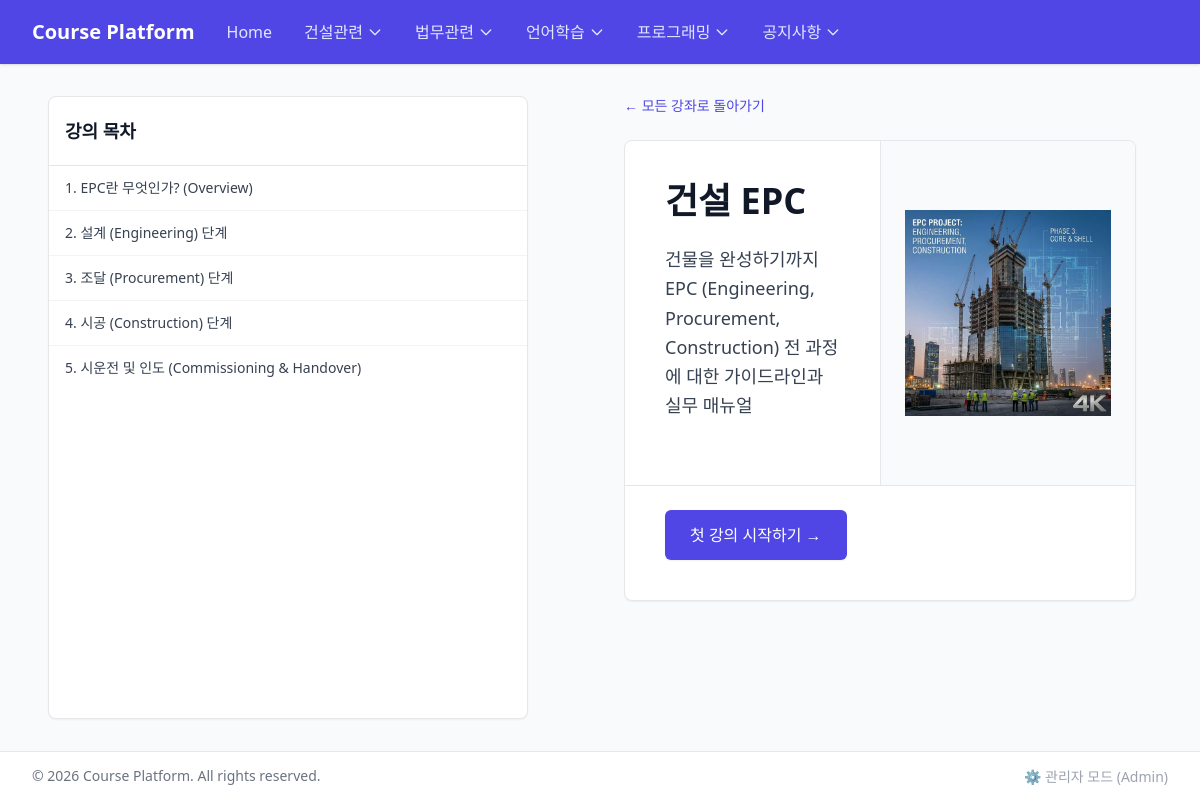
/courses/1, run on the app's committed database.
### models/__init__.py (models this page shows)
class Category(SQLModel, table=True):
    id: Optional[int] = Field(default=None, primary_key=True)
    name: str = Field(index=True, unique=True)
    order: int = Field(default=0)
    courses: List["Course"] = Relationship(back_populates="category")

class Lesson(SQLModel, table=True):
    id: Optional[int] = Field(default=None, primary_key=True)
    title: str
    content: str
    order: int = Field(default=0)
    course_id: Optional[int] = Field(default=None, foreign_key="course.id")
    course: Optional[Course] = Relationship(back_populates="lessons")

class Course(SQLModel, table=True):
    id: Optional[int] = Field(default=None, primary_key=True)
    title: str
    description: Optional[str] = None
    thumbnail_url: Optional[str] = None
    category_id: Optional[int] = Field(default=None, foreign_key="category.id")
    category: Optional[Category] = Relationship(back_populates="courses")
    lessons: List["Lesson"] = Relationship(back_populates="course", cascade_delete=True)

### routers/public.py (the view)
@router.get("/courses/{course_id}")
def course_detail(request: Request, course_id: int, session: Session = Depends(get_session)):
    course = session.get(Course, course_id)
    if not course:
        raise HTTPException(status_code=404, detail="Course not found")
    categories = session.exec(select(Category).order_by(Category.order)).all()
    lessons = session.exec(select(Lesson).where(Lesson.course_id == course_id).order_by(Lesson.order)).all()
    return templates.TemplateResponse(
        request=request, name="public/course.html", context={"categories": categories, "course": course, "lessons": lessons}
    )

### templates/public/course.html (shortened to what this page needs)
{% extends "public/base.html" %}
{% block content %}
<div class="flex flex-col lg:flex-row gap-24 flex-1 min-h-0">
    <div class="w-full lg:w-[480px] shrink-0 lg:h-full">
        <div class="bg-white border border-gray-200 shadow-sm rounded-lg flex flex-col h-full">
            <div class="px-4 py-5 border-b border-gray-200 shrink-0">
                <h3 class="text-lg font-bold text-gray-900">
                    강의 목차
                </h3>
            </div>
            <ul role="list" class="divide-y divide-gray-100 overflow-y-auto flex-1 pb-5">
                {% if lessons %}
                {% for lesson in lessons %}
                <li>
                    <a href="/courses/{{ course.id }}/lessons/{{ lesson.id }}"
                        class="block px-4 py-3 text-sm text-gray-700 hover:bg-indigo-50 hover:text-indigo-700 transition-colors">
                        {{ lesson.title }}
                    </a>
                </li>
                {% endfor %}
                {% else %}
                <li class="px-4 py-5 text-sm text-gray-500">등록된 강의가 없습니다.</li>
                {% endif %}
            </ul>
        </div>
    </div>
    <div class="w-full lg:flex-1 lg:max-w-[1440px] min-w-0 lg:h-full lg:overflow-y-auto lg:pr-4 pb-8">
        <div class="mb-6">
            <a href="/"
                class="text-indigo-600 hover:text-indigo-900 transition flex items-center gap-1 font-medium text-sm">
                &larr; 모든 강좌로 돌아가기
            </a>
        </div>
        <div class="bg-white border border-gray-200 shadow-sm rounded-lg overflow-hidden mb-10">
            <div class="flex flex-col md:flex-row min-h-[320px]">
                <div
                    class="p-8 sm:p-10 flex flex-col justify-center {% if course.thumbnail_url %}md:w-1/2{% else %}w-full{% endif %}">
                    <h1 class="text-3xl font-extrabold text-gray-900 sm:text-4xl mb-6">
                        {{ course.title }}
                    </h1>
                    <div class="prose max-w-none text-gray-700 text-lg leading-relaxed mb-6">
                        {{ course.description }}
                    </div>
                </div>
                {% if course.thumbnail_url %}
                <div
                    class="w-full md:w-1/2 bg-gray-50 p-6 flex items-center justify-center border-t md:border-t-0 md:border-l border-gray-200 min-h-[250px]">
                    <img src="{{ course.thumbnail_url }}" alt="Course Thumbnail"
                        class="max-w-full max-h-full object-contain">
                </div>
                {% endif %}
            </div>
            {% if lessons %}
            <div class="px-8 sm:px-10 pb-8 sm:pb-10 border-t border-gray-200 pt-6">
                <a href="/courses/{{ course.id }}/lessons/{{ lessons[0].id }}"
                    class="inline-flex items-center px-6 py-3 border border-transparent shadow-sm text-base font-medium rounded-md text-white bg-indigo-600 hover:bg-indigo-700 focus:outline-none focus:ring-2 focus:ring-offset-2 focus:ring-indigo-500 transition-colors">
                    첫 강의 시작하기 &rarr;
                </a>
            </div>
            {% endif %}
        </div>
    </div>
</div>
{% endblock %}

### templates/public/base.html (shortened to what this page needs)
<!DOCTYPE html>
<html lang="en">
<head>
    <script src="https://cdn.tailwindcss.com"></script>
    <script src="https://cdn.tailwindcss.com?plugins=typography"></script>
</head>
<body class="bg-gray-50 min-h-screen lg:h-screen lg:overflow-hidden font-sans flex flex-col">
    <nav class="bg-indigo-600 shadow shrink-0 z-20 relative">
        <div class="max-w-7xl mx-auto px-4 sm:px-6 lg:px-8">
            <div class="flex justify-between h-16">
                <div class="flex flex-1">
                    <div class="flex-shrink-0 flex items-center">
                        <a href="/" class="text-xl font-bold text-white">Course Platform</a>
                    </div>
                    <div class="hidden sm:ml-8 sm:flex sm:space-x-8 items-center">
                        <a href="/" class="text-indigo-100 font-medium hover:text-white transition-colors">Home</a>
                        {% if categories %}
                        {% for cat in categories %}
                        <div class="relative group">
                            <button
                                class="text-indigo-100 font-medium hover:text-white transition-colors flex items-center gap-1 focus:outline-none">
                                {{ cat.name }}
                                <svg class="w-4 h-4" fill="none" stroke="currentColor" viewBox="0 0 24 24">
                                    <path stroke-linecap="round" stroke-linejoin="round" stroke-width="2"
                                        d="M19 9l-7 7-7-7"></path>
                                </svg>
                            </button>
                        </div>
                        {% endfor %}
                        {% endif %}
                    </div>
                </div>
            </div>
        </div>
    </nav>
    <main class="flex-grow w-full py-8 px-4 sm:px-6 lg:px-12 flex flex-col min-h-0">
        {% block content %}{% endblock %}
    </main>
    <footer class="bg-white border-t border-gray-200 mt-auto py-3 shrink-0 z-10 relative">
        <div
            class="max-w-7xl mx-auto px-4 sm:px-6 lg:px-8 flex flex-col md:flex-row justify-between items-center gap-4">
            <p class="text-sm text-gray-500">&copy; 2026 Course Platform. All rights reserved.</p>
            <div>
                <a href="/admin" target='_blank' class="text-sm text-gray-400 hover:text-gray-700 transition">⚙️ 관리자 모드
                    (Admin)</a>
            </div>
        </div>
    </footer>
</body>
</html>

### data on the page
Category: name "건설관련"
Category: name "법무관련"
Category: name "언어학습"
Category: name "프로그래밍"
Category: name "공지사항"
Lesson: title "1. EPC란 무엇인가? (Overview)"
Lesson: title "2. 설계 (Engineering) 단계"
Lesson: title "3. 조달 (Procurement) 단계"
Lesson: title "4. 시공 (Construction) 단계"
Lesson: title "5. 시운전 및 인도 (Commissioning & Handover)"
Course: title "건설 EPC", description "건물을 완성하기까지 EPC (Engineering, Procurement, Construction) 전 과정에 대한 가이드라인과 실무 매뉴얼", thumbnail_url (picture)
